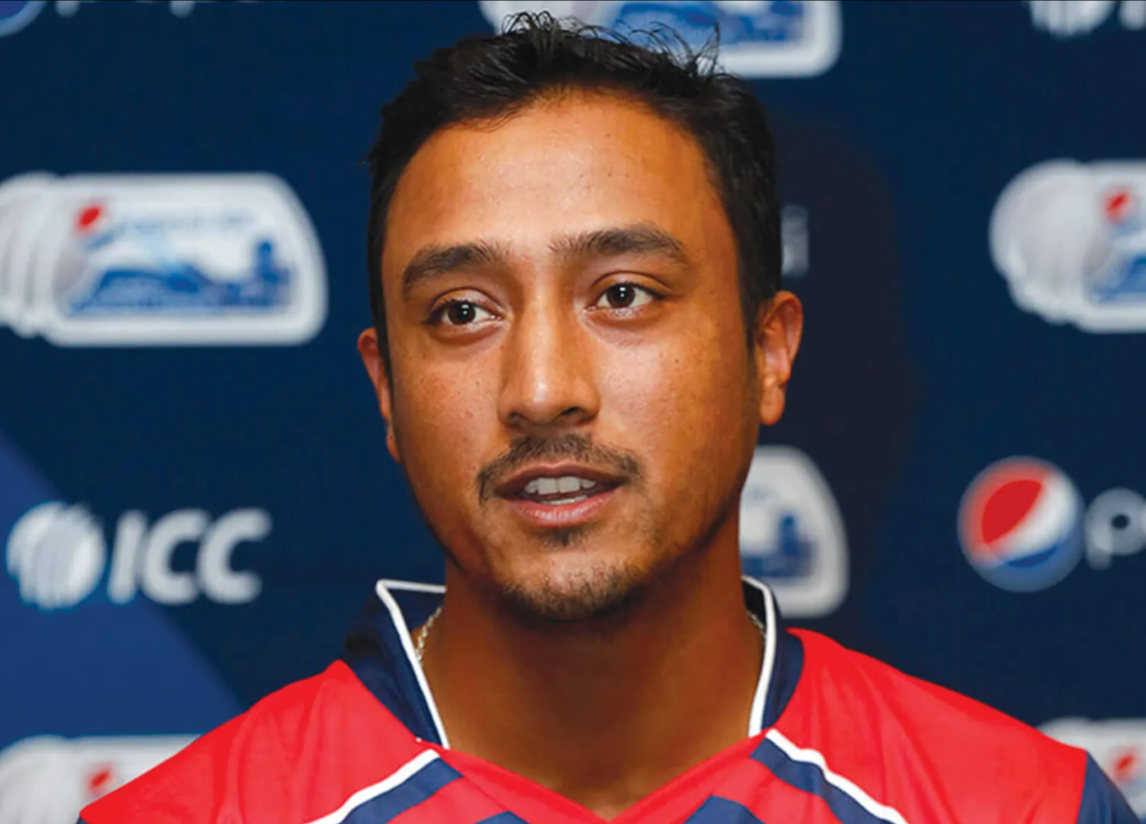
#> input picture final.png, 2291 x 1648 px (shown at 1/2 size)
$ jupyter execute --allow-errors final.ipynb   (text cells are left out)
#> lines starting #> are read from the running program, lines starting #| are printed output that depends on the picture; after the words box and inside, x2 and y2 are one past the last pixel; in counts of white or black regions, pixels touching at a corner belong together; pictures that were not available may be replaced by others from this repository, and a replacement may not be noted
[cell 1]
import cv2
import numpy as np
import matplotlib.pyplot as plt
from PIL import Image

import torch
from torchvision import models, transforms

image_path = "final.png"
video_path = "video.mp4"

[cell 2]
image = Image.open(image_path).convert("RGB")
image_rgb = np.array(image)
image_gray = cv2.cvtColor(image_rgb, cv2.COLOR_RGB2GRAY)
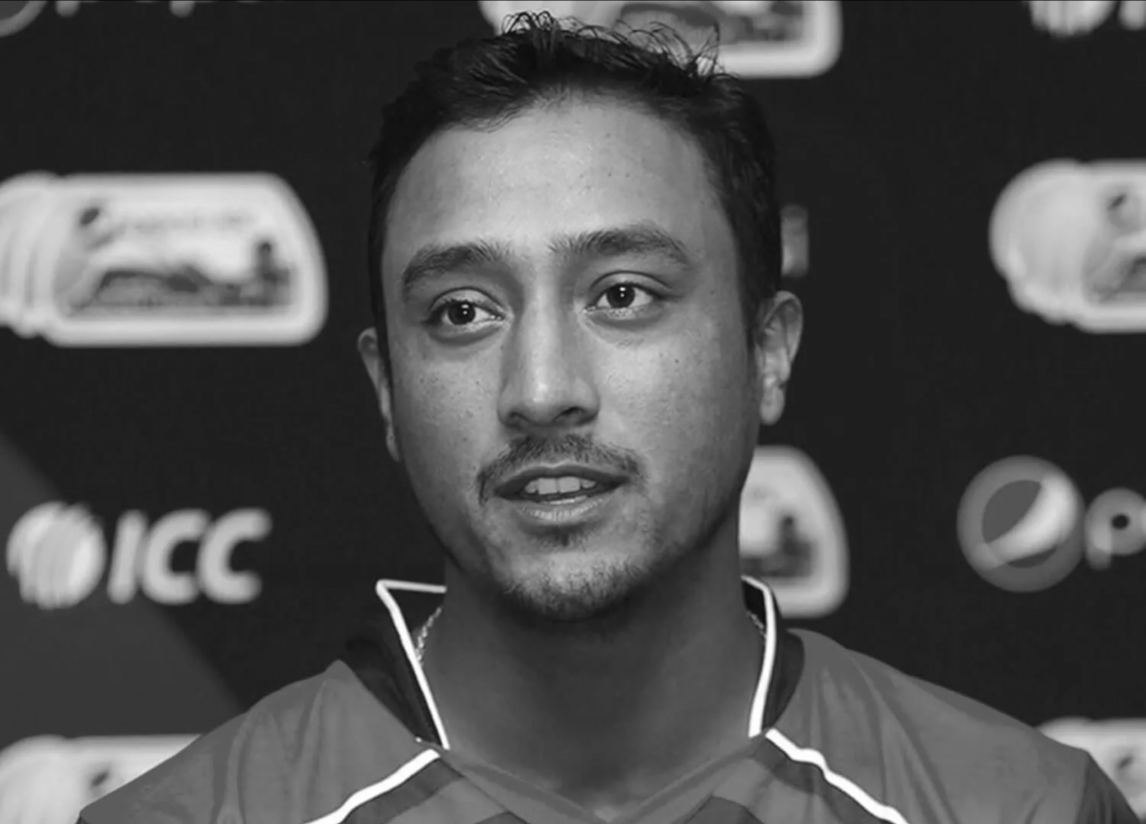
#> image_gray: shape (1648, 2291) (shown at 1/2 size); min 7, max 255, mean 80.4

print("Image size:", image_rgb.shape[1], "x", image_rgb.shape[0])
#| Image size: 2291 x 1648
print("RGB shape:", image_rgb.shape)
#| RGB shape: (1648, 2291, 3)
print("Gray shape:", image_gray.shape)
#| Gray shape: (1648, 2291)

plt.figure(figsize=(9, 4))
plt.subplot(1, 2, 1)
plt.imshow(image_rgb)
plt.title("Original RGB image")
plt.axis("off")

plt.subplot(1, 2, 2)
plt.imshow(image_gray, cmap="gray")
plt.title("Grayscale image")
plt.axis("off")
plt.tight_layout()
plt.show()

[cell 3]
pca_input = cv2.resize(image_gray, (256, 256)).astype(float)
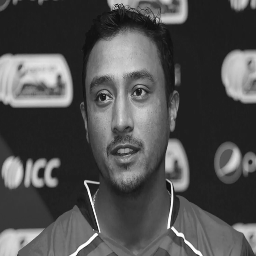
#> pca_input: shape (256, 256) float64; min 12, max 255, mean 80.4

# Center each image column around its average value.
pca_mean = pca_input.mean(axis=0)
#> pca_mean = 256 values, max 118.4 at index 120, min 43.06 at index 206, mean 80.4
pca_centered = pca_input - pca_mean

# SVD gives the PCA directions and their importance.
_, singular_values, vh = np.linalg.svd(
    pca_centered,
    full_matrices=False
)
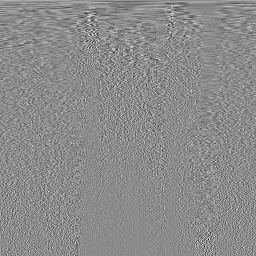
#> vh: shape (256, 256) float64; min -0.458, max 0.377, mean 0.000172; drawn with min black and max white
#> singular_values = 256 values, max 9254.5 at index 0, min 3.99e-12 at index 255, mean 275.6

pca_variance = singular_values ** 2
#> pca_variance = 256 values, max 85645646.7 at index 0, min 1.59e-23 at index 255, mean 735223
pca_variance_ratio = pca_variance / pca_variance.sum()
#> pca_variance_ratio = 256 values, max 0.455 at index 0, min 8.47e-32 at index 255, mean 0.00391
pca_cumulative = np.cumsum(pca_variance_ratio)
#> pca_cumulative = 256 values from 0.455 to 1
pca_components = np.argmax(pca_cumulative >= 0.95) + 1
#> pca_components = 19

# Keep the number of components that explains at least 95% of the variance.
pca_basis = vh[:pca_components]
pca_reduced = pca_centered @ pca_basis.T
pca_reconstructed = pca_reduced @ pca_basis + pca_mean
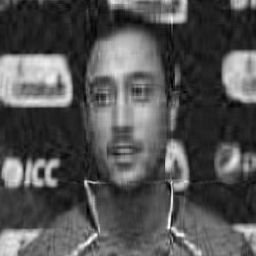
#> pca_reconstructed: shape (256, 256) float64; min -2.34, max 250.6, mean 80.4; drawn with min black and max white
pca_mse = np.mean((pca_input - pca_reconstructed) ** 2)
#> pca_mse = 137.1

print("PCA original shape:", pca_input.shape)
#| PCA original shape: (256, 256)
print("PCA reduced shape:", pca_reduced.shape)
#| PCA reduced shape: (256, 19)
print("PCA components for 95% variance:", pca_components)
#| PCA components for 95% variance: 19
print("PCA explained variance:", round(pca_cumulative[pca_components - 1], 4))
#| PCA explained variance: 0.9523
print("PCA reconstruction MSE:", round(pca_mse, 2))
#| PCA reconstruction MSE: 137.12

# Reconstruct.
pca_counts = [2, 8, pca_components, 32, 64, 128, 256]
#> pca_counts = [2, 8, 19, 32, 64, 128, 256]
pca_counts = sorted(set(count for count in pca_counts if count <= 256))
pca_images = [pca_input]
pca_titles = ["Original\n256 x 256"]

for count in pca_counts:
    basis = vh[:count]
    reduced_image = pca_centered @ basis.T
    reconstructed_image = reduced_image @ basis + pca_mean
    pca_images.append(np.clip(reconstructed_image, 0, 255))
    explained = pca_cumulative[count - 1] * 100
    pca_titles.append(f"{count} components\n{explained:.1f}% variance")
#> this loop made 7 passes
#> (count, explained) on passes 1 to 7: (2, 61.61), (8, 85.97), (19, 95.23), (32, 98.04), (64, 99.57), (128, 99.96), (256, 100)
#> pass 1, `reconstructed_image = reduced_image @ basis + pca_mean`:
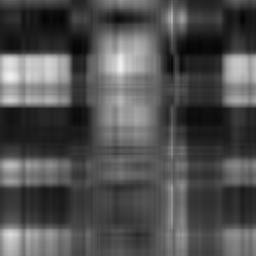
#> reconstructed_image: shape (256, 256) float64; min 4.39, max 240.4, mean 80.4
#> pass 2, `reconstructed_image = reduced_image @ basis + pca_mean`:
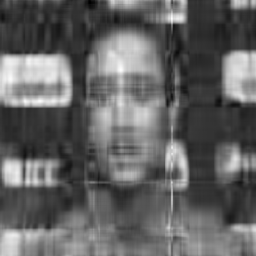
#> reconstructed_image: shape (256, 256) float64; min -20.58, max 238.1, mean 80.4; drawn with min black and max white
#> after the loop, pca_images = 8 items; pca_titles = 8 items

rows = int(np.ceil(len(pca_images) / 3))
#> rows = 3
plt.figure(figsize=(12, 4 * rows))
for index, (image_to_show, image_title) in enumerate(zip(pca_images, pca_titles)):
    plt.subplot(rows, 3, index + 1)
    plt.imshow(image_to_show, cmap="gray")
    plt.title(image_title)
    plt.axis("off")
#> this loop made 8 passes
plt.suptitle("PCA reconstructions", fontsize=16)
plt.tight_layout()
plt.show()

plt.figure(figsize=(7, 4))
plt.plot(np.arange(1, 257), pca_cumulative * 100)
plt.axhline(95, color="red", linestyle="--", label="95% target")
plt.axvline(
    pca_components,
    color="black",
    linestyle="--",
    label=f"{pca_components} components"
)
plt.xlabel("Number of components")
plt.ylabel("Cumulative explained variance (%)")
plt.title("PCA explained variance")
plt.grid(alpha=0.3)
plt.legend()
plt.tight_layout()
plt.show()
#> figure, not shown here; curve peaks at x = 255, y = 100

[cell 4]
canny_input = cv2.resize(image_gray, (256, 256))
blurred = cv2.GaussianBlur(canny_input, (5, 5), 0)
edge_image = cv2.Canny(blurred, 50, 150)
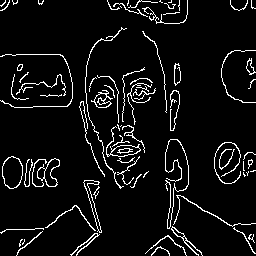
#> edge_image: shape (256, 256); 6.6% white in thin lines or dots
global_edge_density = np.mean(edge_image > 0)
#> global_edge_density = 0.0658

block_features = []
block_densities = np.zeros((4, 4))
#> block_densities = [[0, 0, 0, 0], [0, 0, 0, 0], [0, 0, 0, 0], [0, 0, 0, 0]]
block_size = edge_image.shape[0] // 4
#> block_size = 64

for row in range(4):
    for column in range(4):
        top = row * block_size
        left = column * block_size
        block = edge_image[
            top:top + block_size,
            left:left + block_size
        ]
        value = np.mean(block > 0)
        block_densities[row, column] = value
        block_features.append(value)
#> after the loop, block_densities = [[0.0308, 0.0349, 0.0715, 0.0266], [0.0681, 0.116, 0.105, 0.0283], [0.0837, 0.102, 0.0957, 0.0676], [0.0364, 0.0625, 0.0762, 0.0461]]; block_features = [0.0308, 0.0349, 0.0715, 0.0266, 0.0681, 0.116, 0.105, 0.0283, 0.0837, 0.102, 0.0957, 0.0676, 0.0364, 0.0625, 0.0762, 0.0461]

print("Edge image shape:", edge_image.shape)
#| Edge image shape: (256, 256)
print("Edge pixels:", int(np.count_nonzero(edge_image)), "of", edge_image.size)
#| Edge pixels: 4311 of 65536
print("Global edge density:", round(global_edge_density, 4))
#| Global edge density: 0.0658
print("Canny feature length:", len(block_features))
#| Canny feature length: 16
print("Canny block features:", np.round(block_features, 3))
#| Canny block features: [0.031 0.035 0.072 0.027 0.068 0.116 0.105 0.028 0.084 0.102 0.096 0.068
#|  0.036 0.062 0.076 0.046]

plt.figure(figsize=(13, 4))
plt.subplot(1, 3, 1)
plt.imshow(image_rgb)
plt.title("Original image")
plt.axis("off")

plt.subplot(1, 3, 2)
plt.imshow(edge_image, cmap="gray")
plt.title("Canny edge map")
plt.axis("off")

plt.subplot(1, 3, 3)
heatmap = plt.imshow(block_densities, cmap="viridis")
plt.title("4 x 4 edge-density heatmap")
plt.xticks(range(4))
plt.yticks(range(4))
plt.colorbar(heatmap, fraction=0.046, pad=0.04)
plt.tight_layout()
plt.show()
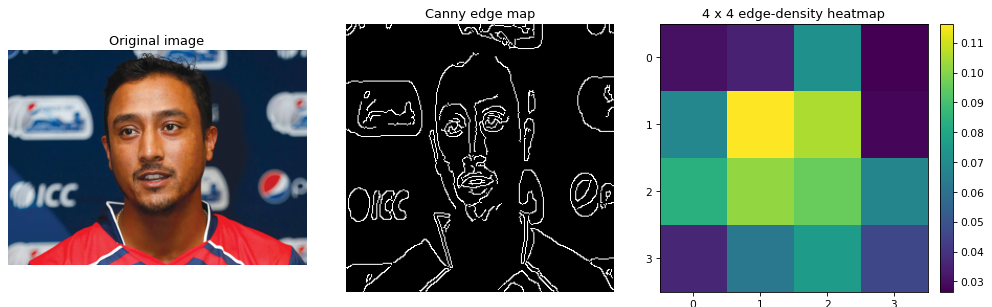
#> figure drawn by matplotlib, 4 panels

[cell 5]
weights = models.ResNet18_Weights.DEFAULT
#> (the rest of this cell did not finish here and is left out)

[cell 6]
video = cv2.VideoCapture(video_path)
fps = video.get(cv2.CAP_PROP_FPS)
total_frames = int(video.get(cv2.CAP_PROP_FRAME_COUNT))
video_width = int(video.get(cv2.CAP_PROP_FRAME_WIDTH))
video_height = int(video.get(cv2.CAP_PROP_FRAME_HEIGHT))
duration = total_frames / fps

sample_numbers = {
    int(total_frames * 0.2),
    int(total_frames * 0.5),
    int(total_frames * 0.8)
}
video_times = []
video_edges = []
video_motion = []
representative = {}
previous_gray = None
frame_number = 0

while True:
    success, frame = video.read()
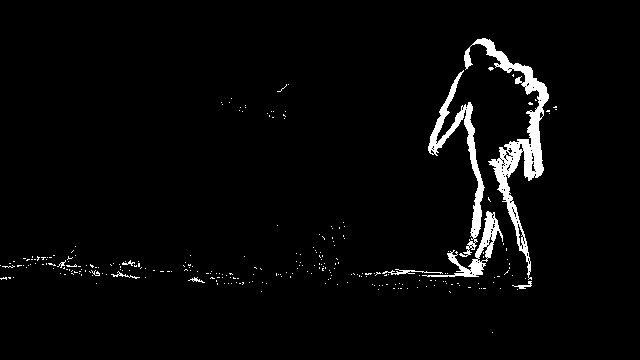
#> input picture frame 36 of motion_map.mp4, 640 x 360 px, given in place of video.mp4, which was not available
#> frame is the input picture: shape (360, 640, 3); min 0, max 255, mean 8.1
    if not success:
        break

    # Use one simple size for every video frame.
    frame = cv2.resize(frame, (640, 360))
    gray_frame = cv2.cvtColor(frame, cv2.COLOR_BGR2GRAY)

    blurred_frame = cv2.GaussianBlur(gray_frame, (5, 5), 0)
    frame_edges = cv2.Canny(blurred_frame, 50, 150)
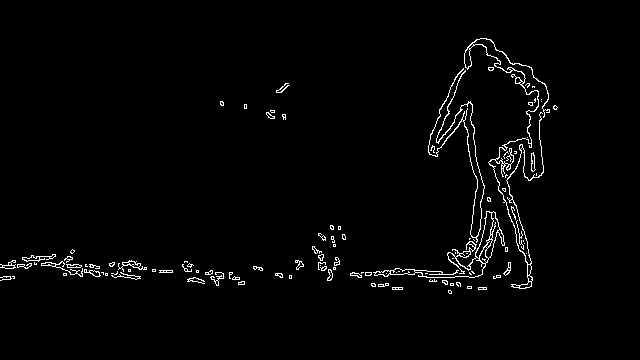
#> frame_edges: shape (360, 640); 2% white in thin lines or dots, all inside (x1, y1, x2, y2) = (0, 38, 558, 294)
    edge_value = np.mean(frame_edges > 0)
#> edge_value = 0.0198

    if previous_gray is None:
        motion_mask = np.zeros_like(gray_frame)
#> motion_mask: shape (360, 640); every value is 0
    else:
        difference = cv2.absdiff(gray_frame, previous_gray)
        motion_mask = (difference > 25).astype(np.uint8) * 255

    motion_value = np.mean(motion_mask > 0)
#> motion_value = 0
    current_time = frame_number / fps

    video_times.append(current_time)
    video_edges.append(edge_value)
    video_motion.append(motion_value)

    if frame_number in sample_numbers:
        representative[frame_number] = {
            "rgb": cv2.cvtColor(frame, cv2.COLOR_BGR2RGB),
            "edges": frame_edges,
            "motion": motion_mask,
            "time": current_time
        }

    previous_gray = gray_frame
    frame_number += 1

video.release()

video_times = np.array(video_times)
video_edges = np.array(video_edges)
video_motion = np.array(video_motion)

print("Video resolution:", video_width, "x", video_height)
print("Video FPS:", round(fps, 2))
print("Video frames:", total_frames)
print("Video duration:", round(duration, 2), "seconds")
print("Frames processed:", frame_number)
print("Edge density min / mean / max:", round(video_edges.min(), 4),
      round(video_edges.mean(), 4), round(video_edges.max(), 4))
print("Motion density min / mean / max:", round(video_motion.min(), 4),
      round(video_motion.mean(), 4), round(video_motion.max(), 4))
